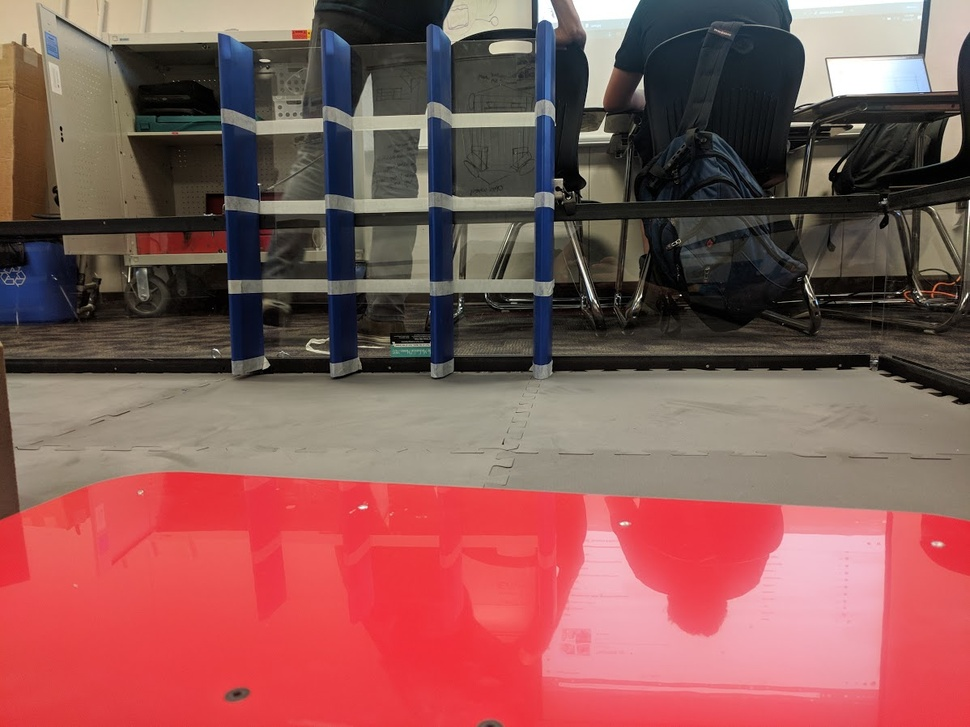
#> input picture images/row3.jpg, 970 x 727 px, shrunk from 1198 x 898 before the run
$ python DetectRows.py   (older library calls are emulated)
#> lines starting #> are read from the running program, lines starting #| are printed output that depends on the picture; after the words box and inside, x2 and y2 are one past the last pixel; in counts of white or black regions, pixels touching at a corner belong together
import numpy
import cv2

# Load Test Image
raw = cv2.imread("images/row3.jpg")
#> raw is the input picture: shape (727, 970, 3); mean B, G, R 86.5, 88.9, 139.4

height, width = raw.shape[:2]
# Convert to HSV for color filtering
hsv = cv2.cvtColor(raw, cv2.COLOR_BGR2HSV)
#> hsv: shape (727, 970, 3); mean H, S, V 73.7, 96.5, 142.8

# Prepare a kernal ERODE/DIALTE
kernel = numpy.ones((4, 4), numpy.uint8)

# Erode, Dilate, and blur to clean the image up
hsv = cv2.erode(hsv, kernel)
#> hsv: shape (727, 970, 3); mean H, S, V 66.2, 84.2, 133.5
hsv = cv2.dilate(hsv, kernel)
#> hsv: shape (727, 970, 3); mean H, S, V 71.6, 90.7, 139.8
hsv = cv2.blur(hsv, (6, 6))
#> hsv: shape (727, 970, 3); mean H, S, V 71.6, 90.7, 139.8

# Set the HSV color rang to filter out
lower = numpy.array([90, 105, 25])  # Darker Blue Range
upper = numpy.array([130, 250, 150])  # Lighter Blue Range

# mask out all colors that fall outside the range above
mask = cv2.inRange(hsv, lower, upper)
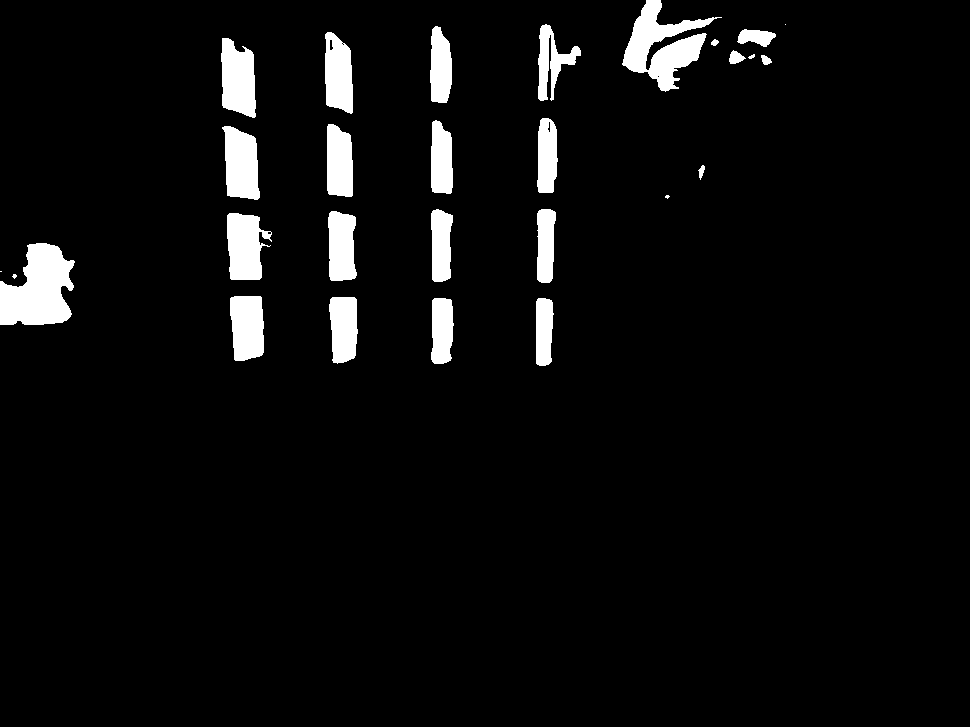
#> mask: shape (727, 970); 4.9% white; 28 white regions (4 under 20 px), largest, box (x1, y1, x2, y2) and area: (0, 243, 75, 325) 4312, (622, 0, 722, 92) 3848, (221, 38, 256, 118) 2187

# this is to join together the smaller blue segemnts of the
# crypto box that are split up by the white tape.
# In this case we are allowing the joing along the Y axis to be high.s

structure = cv2.getStructuringElement(cv2.MORPH_RECT, (10, 200))
mask = cv2.morphologyEx(mask, cv2.MORPH_CLOSE, structure)
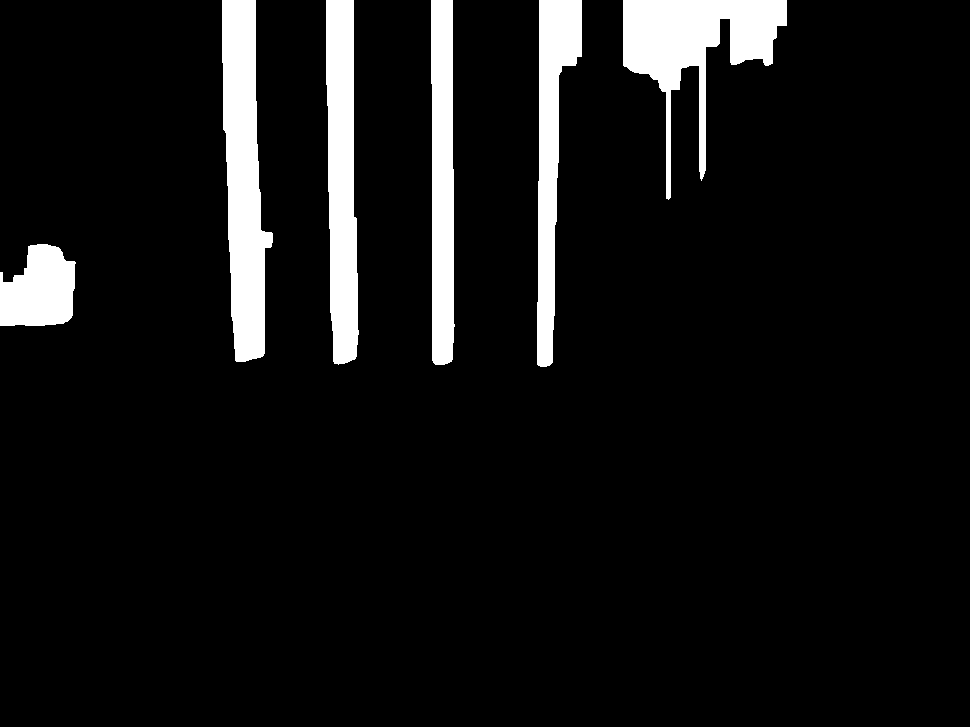
#> mask: shape (727, 970); 7.7% white; 6 white regions

im2, contours, hierarchy = cv2.findContours(mask, cv2.RETR_EXTERNAL, cv2.CHAIN_APPROX_SIMPLE)
#> contours = 6 contours; box (x1, y1, x2, y2) and area: (222, 0, 273, 362) 11700, (623, 0, 787, 200) 11046, (326, 0, 359, 365) 9314, (537, 0, 582, 367) 7899, (431, 0, 455, 365) 7519, (0, 244, 76, 326) 4698

boxes = []  # We use this to store our boxes

# Filter and generate bounding boxes that will later become our pillars.
for c in contours:
    cnt = c

    if cv2.contourArea(cnt) > 1000:  # Filter by area
        rect = cv2.minAreaRect(cnt)
        ((x, y), (w, h), angle) = rect

        ratio = max(numpy.abs(h / w), numpy.abs(w / h))

        box = cv2.boxPoints(rect)  # cv2.boxPoints(rect) for OpenCV 3.x
        box = numpy.int0(box)
        cv2.putText(raw, "Height: " + str(round(h, 3)), (int(x) - 10, int(y) - 15), 0, 0.4, (0, 255, 255), 1)
        cv2.putText(raw, "Width: " + str(round(w, 3)), (int(x) - 10, int(y) - 30), 0, 0.4, (0, 255, 255), 1)
        cv2.putText(raw, "Ratio: " + str(round(ratio, 3)), (int(x) - 10, int(y) + 20), 0, 0.4, (0, 255, 255), 1)
        cv2.putText(raw, "Angel: " + str(round(angle, 3)), (int(x) - 10, int(y) + 35), 0, 0.4, (0, 255, 255), 1)
        cv2.putText(raw, "Area: " + str(round(cv2.contourArea(cnt), 3)), (int(x) - 10, int(y) + 50), 0, 0.4,
                    (0, 255, 255), 1)

        if ratio > 3:  # Check to see if the box is tall
            boxes.append((x, y, w, h))  # If all true add the box to array
            cv2.putText(raw, "Accepted!", (int(x) - 10, int(y) + -50), 0, 0.5, (0, 255, 0), 1)
            cv2.circle(raw, (int(x), int(y)), 5, (0, 255, 0), 3)
            cv2.drawContours(raw, [box], 0, (0, 255, 0), 2)
        else:
            cv2.putText(raw, "Rejected!", (int(x) - 10, int(y) + -50), 0, 0.5, (0, 0, 255), 1)
            cv2.circle(raw, (int(x), int(y)), 5, (0, 0, 255), 3)
            cv2.drawContours(raw, [box], 0, (0, 0, 255), 2)
#> this loop made 6 passes
#> (x, y, w, h, angle, ratio, box) on passes 1 to 5: (37.5, 284.5, 81, 75, -90, 1.08, [[75, 325], [0, 325], [0, 244], [75, 244]]), (704.5, 99.5, 199, 163, -90, 1.22, [[786, 199], [623, 199], [623, 0], [786, 0]]), (559, 183, 366.3, 42.37, -89.62, 8.64, [[578, 366], [536, 365], [539, 0], [581, 0]]), (442.4, 182, 22.13, 364, -0.207, 16.45, [[432, 364], [430, 0], [452, 0], [454, 363]]), (341.6, 181.9, 28.27, 364.1, -0.868, 12.88, [[330, 364], [324, 0], [352, 0], [358, 363]])
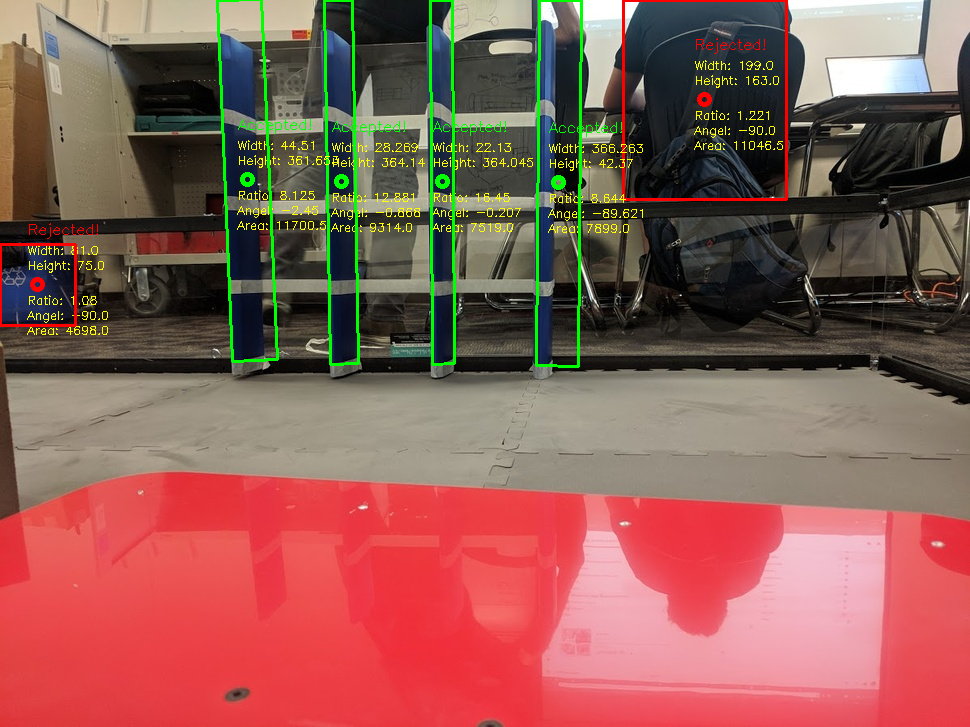
#> raw: shape (727, 970, 3); 2.78% of pixels changed, all inside (x1, y1, x2, y2) = (0, 0, 788, 368)
#> after the loop, boxes = [(559, 183, 366.3, 42.37), (442.4, 182, 22.13, 364), (341.6, 181.9, 28.27, 364.1), (247.5, 179.9, 44.51, 361.7)]


# Sort the boxes by X-Axis coord. This allows us to address each pillar by an index.
def getKey(item):
    return item[0]


boxes = sorted(boxes, key=getKey)
#> boxes = [(247.5, 179.9, 44.51, 361.7), (341.6, 181.9, 28.27, 364.1), (442.4, 182, 22.13, 364), (559, 183, 366.3, 42.37)]
#| 4


# Slot calulcation logic
def drawSlot(slot):
#> called with slot = 0
    leftRow = boxes[slot]  # Get the pillar to the left
#> leftRow = (247.5, 179.9, 44.51, 361.7)

    rightRow = boxes[slot + 1]  # Get the pillar to the right
#> rightRow = (341.6, 181.9, 28.27, 364.1)

    leftX = leftRow[0]  # Get the X Coord
#> leftX = 247.5
    rightX = rightRow[0]  # Get the X Coord
#> rightX = 341.6

    drawX = int((rightX - leftX) / 2) + leftX  # Calculate the point between the two
#> drawX = 294.5
    drawY = leftRow[1] + (
    leftRow[3] / 2)  # Calculate Y Coord. We wont use this in our bot's opetation, buts its nice for drawing
#> drawY = 360.7

    return (int(drawX), int(drawY))


# Draw Slots
print(len(boxes))
if len(boxes) >= 3:
    left = drawSlot(0)
#> left = (294, 360)
    center = drawSlot(1)
#> center = (391, 363)
    right = drawSlot(2)
#> right = (500, 364)

    cv2.putText(raw, "Left", (left[0] - 10, left[1] - 20), 0, 0.8, (0, 255, 255), 2)
    cv2.circle(raw, left, 5, (0, 255, 255), 3);
#> raw: shape (727, 970, 3); mean B, G, R 84.5, 93.1, 141.1

    cv2.putText(raw, "Center", (center[0] - 10, center[1] - 20), 0, 0.8, (0, 255, 255), 2)
    cv2.circle(raw, center, 5, (0, 255, 255), 3);
#> raw: shape (727, 970, 3); mean B, G, R 84.5, 93.3, 141.3

    cv2.putText(raw, "Right", (right[0] - 10, right[1] - 20), 0, 0.8, (0, 255, 255), 2)
    cv2.circle(raw, right, 5, (0, 255, 255), 3);
#> raw: shape (727, 970, 3); mean B, G, R 84.4, 93.5, 141.5

    bottomCenter = (int(width / 2), int(height))
    cv2.line(raw, bottomCenter, left, (255, 0, 0), 4)

    cv2.line(raw, bottomCenter, (bottomCenter[0], left[1]), (255, 255, 255), 3)
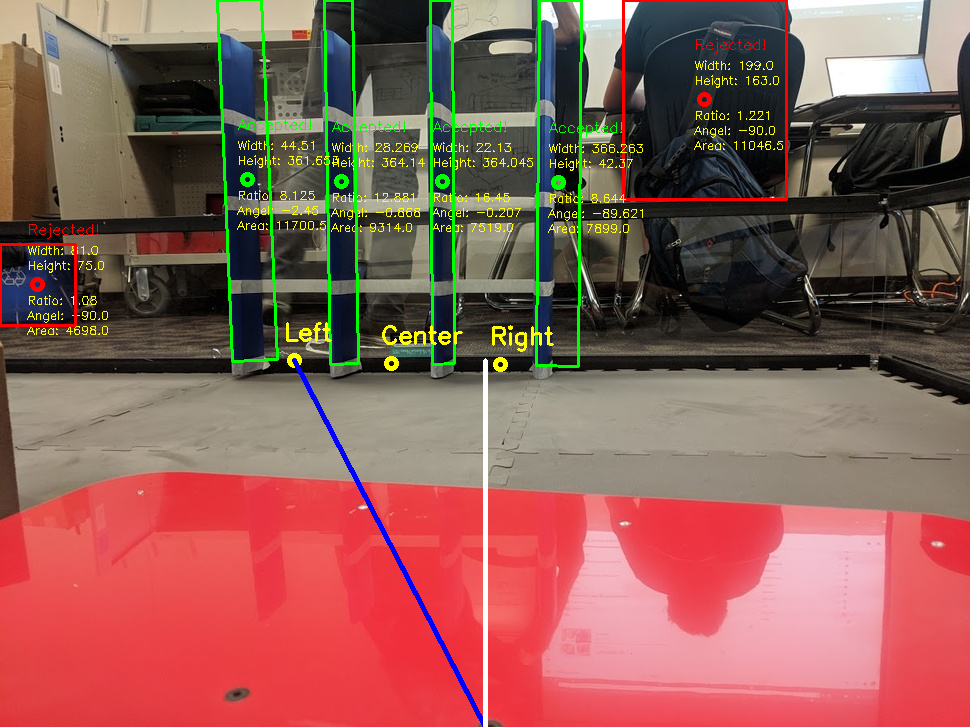
#> raw: shape (727, 970, 3); mean B, G, R 85.4, 93.7, 141.1

    distanceBetween = bottomCenter[0] - left[0]
#> distanceBetween = 191

    cv2.putText(raw, str(distanceBetween), bottomCenter, 0, 1, (255, 255, 255))
#> raw: shape (727, 970, 3); 0.01% of pixels changed, all inside (x1, y1, x2, y2) = (491, 706, 537, 727)

cv2.imshow("Raw", raw)
cv2.imshow("Mask", mask)

while (True):
    if cv2.waitKey(1) & 0xFF == ord('q'):
#> (key q is pressed here)
        break

$ run again, with images/row1.jpg copied over images/row3.jpg
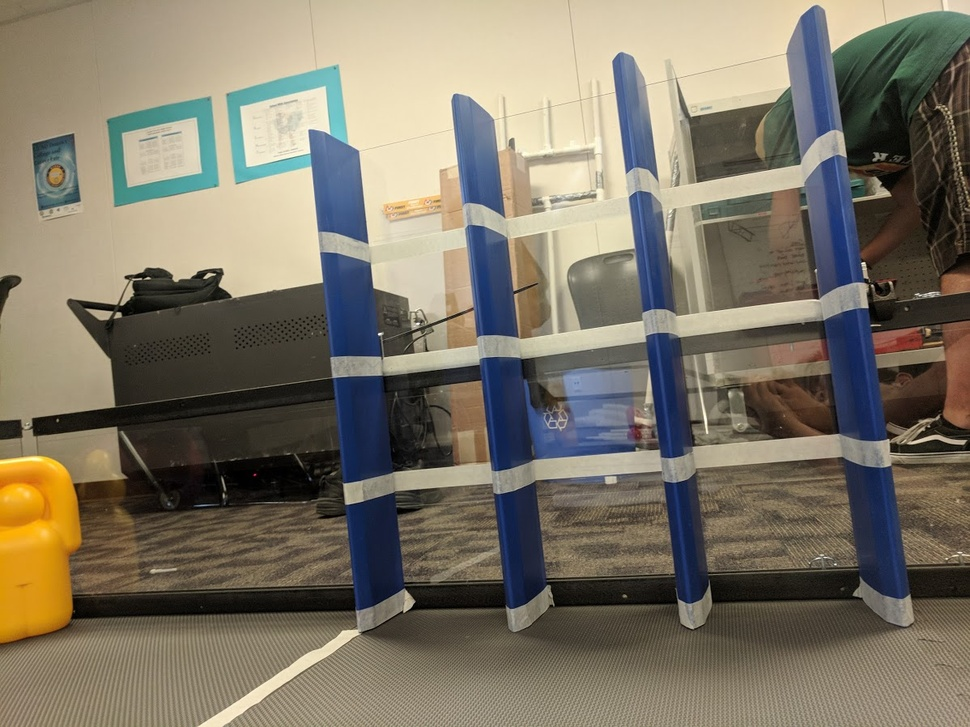
#> input picture images/row1.jpg, 970 x 727 px, shrunk from 1198 x 898 before the run
#> raw is the input picture: shape (727, 970, 3); mean B, G, R 102.5, 118, 125.3
#> `mask = cv2.morphologyEx(mask, cv2.MORPH_CLOSE, structure)`:
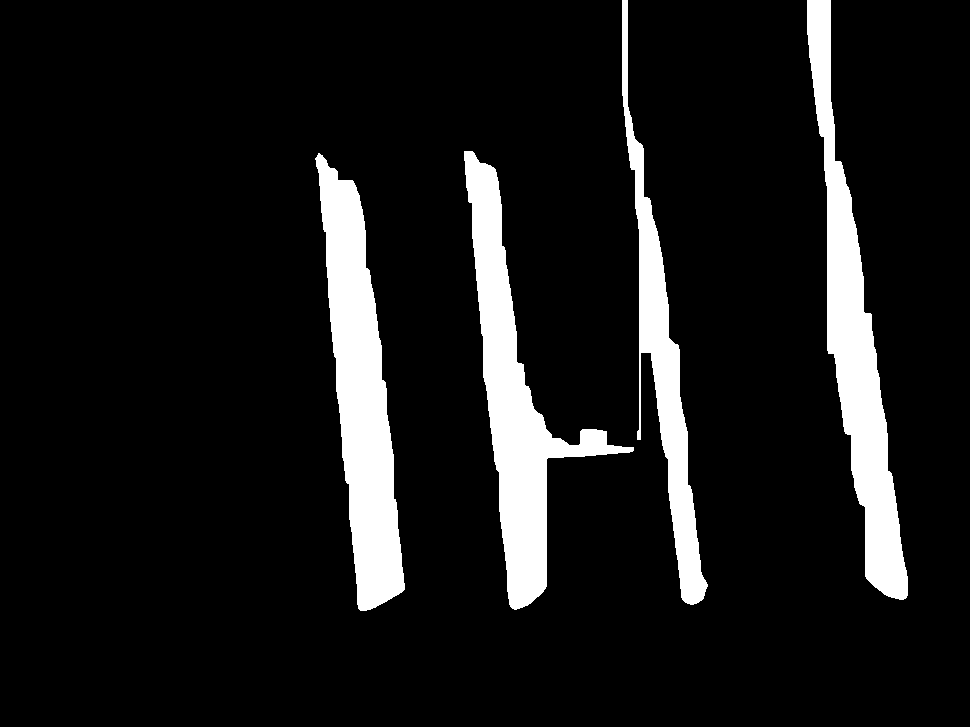
#> mask: shape (727, 970); 9.9% white; 4 white regions
#> contours = 4 contours; box (x1, y1, x2, y2) and area: (315, 153, 405, 611) 19396, (464, 151, 634, 610) 18588, (807, 0, 908, 600) 18180, (622, 0, 708, 605) 11001
#> the loop `for c in contours:` made 4 passes
#> (x, y, w, h, angle, ratio, box) on passes 1 to 4: (359.8, 379.7, 51.04, 459.5, -5.83, 9, [[357, 610], [311, 153], [361, 148], [408, 605]]), (553.6, 372.9, 141.3, 460.9, -6.4, 3.26, [[509, 609], [457, 151], [598, 135], [649, 594]]), (845.3, 300.8, 49.35, 606.4, -7.61, 12.29, [[861, 604], [780, 3], [829, -3], [909, 598]]), (647.2, 303.2, 52.35, 608.2, -6.79, 11.62, [[657, 608], [585, 4], [637, -1], [709, 602]])
#> after the loop `for c in contours:`: boxes = [(359.8, 379.7, 51.04, 459.5), (553.6, 372.9, 141.3, 460.9), (845.3, 300.8, 49.35, 606.4), (647.2, 303.2, 52.35, 608.2)]
#> `boxes = sorted(boxes, key=getKey)`: boxes = [(359.8, 379.7, 51.04, 459.5), (553.6, 372.9, 141.3, 460.9), (647.2, 303.2, 52.35, 608.2), (845.3, 300.8, 49.35, 606.4)]
#| 4
#> leftRow = (359.8, 379.7, 51.04, 459.5)
#> rightRow = (553.6, 372.9, 141.3, 460.9)
#> leftX = 359.8
#> rightX = 553.6
#> drawX = 455.8
#> drawY = 609.4
#> left = (455, 609)
#> center = (599, 603)
#> right = (746, 607)
#> `cv2.line(raw, bottomCenter, (bottomCenter[0], left[1]), (255, 255, 255..`:
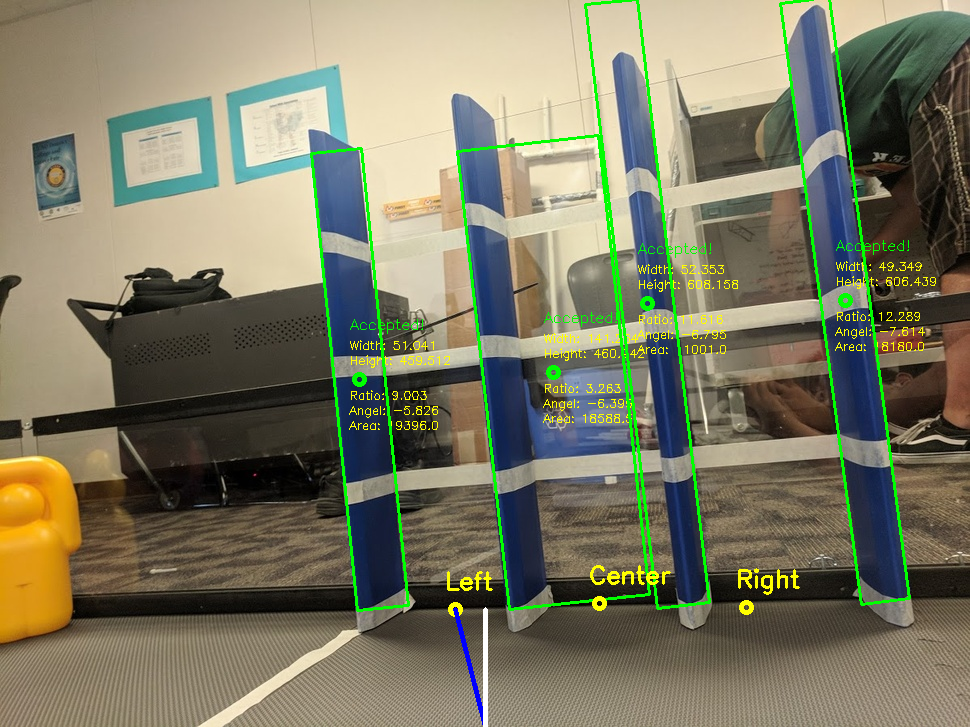
#> raw: shape (727, 970, 3); mean B, G, R 99.7, 122.7, 124.2
#> distanceBetween = 30
